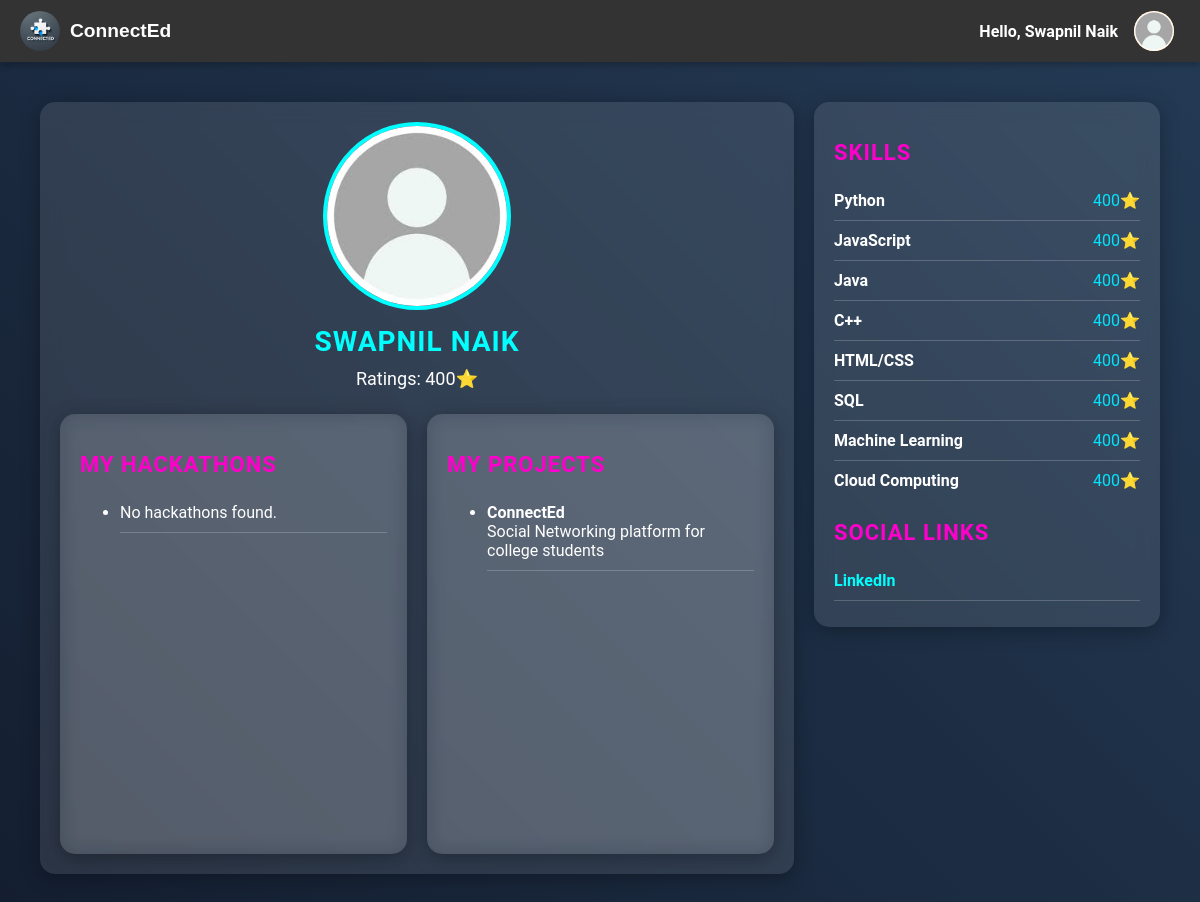
Page /profile/Swapnil Naik on the committed database.
### tables this page shows
CREATE TABLE user_info (
                    user_id INTEGER PRIMARY KEY AUTOINCREMENT,
                    username TEXT NOT NULL UNIQUE,
                    password TEXT NOT NULL,
                    email TEXT NOT NULL UNIQUE,
                    achievements TEXT,
                    social_links TEXT,
                    rating INTEGER
                );

CREATE TABLE project_info (
                    project_id INTEGER PRIMARY KEY AUTOINCREMENT,
                    name TEXT NOT NULL,
                    description TEXT,
                    project_head INTEGER REFERENCES user_info (user_id)
                );

CREATE TABLE user_skills (
                    user_skill_id INTEGER PRIMARY KEY AUTOINCREMENT,
                    user_id INTEGER,
                    skill TEXT NOT NULL,
                    rating INTEGER,
                    FOREIGN KEY (user_id) REFERENCES user_info (user_id)
                );

### main.py (the view)
@app.route('/profile/<string:username>')
def profile(username):
    try:
        conn = sqlite3.connect(DB_NAME)
        cursor = conn.cursor()
        cursor.execute('SELECT user_id, rating FROM user_info WHERE username = ?', (username,))
        user_result = cursor.fetchone()
        if user_result:
            user_id, rating = user_result
            cursor.execute('SELECT skill, rating FROM user_skills WHERE user_id = ?', (user_id,))
            skills = [{"skill": skill[0], "rating": skill[1]} for skill in cursor.fetchall()]
            cursor.execute('SELECT name, description FROM project_info WHERE project_head = ?', (user_id,))
            projects = [{"name": project[0], "description": project[1]} for project in cursor.fetchall()]
            cursor.execute('''
                SELECT h.name, h.description, h.start_date, h.end_date
                FROM hackathon_info h
                JOIN teams t ON h.hackathon_id = t.hackathon_id
                JOIN team_members tm ON t.team_id = tm.team_id
                WHERE tm.user_id = ?
            ''', (user_id,))
            hackathons = [{
                "name": hackathon[0],
                "description": hackathon[1],
                "start_date": hackathon[2],
                "end_date": hackathon[3]
            } for hackathon in cursor.fetchall()]
            conn.close()
            return render_template(
                'profile.html',
                username=username,
                rating=rating,
                skills=skills,  # Pass skills as a list of dictionaries
                projects=projects,
                hackathons=hackathons
            )
        else:
            conn.close()
            flash("User not found!")
            return redirect(url_for('login'))
    except sqlite3.OperationalError as e:
        conn.close()
        flash(f"Database error: {str(e)}")
        return redirect(url_for('login'))
    except Exception as e:
        conn.close()
        flash(f"An unexpected error occurred: {str(e)}")
        return redirect(url_for('login'))

### templates/profile.html (shortened to what this page needs)
<!DOCTYPE html>
<html lang="en">
<head>
    <link rel="stylesheet" href="{{ url_for('static', filename='css/page.css') }}" />
</head>
<body>
    <div class="title-bar">
        <div class="left">
            <img src="{{ url_for('static', filename='images/symbol.webp') }}" alt="Symbol" class="symbol">
            <button class="title-btn" onclick="window.location.href='/home/{{ username }}'">ConnectEd</button>
        </div>
        <div class="right">
            <span class="username">Hello, {{ username }}</span>
            <button class="profile-btn" onclick="window.location.href='/profile/{{ username }}'">
                <div class="profile-circle"><img src="{{ url_for('static', filename='images/profile.jpeg') }}"
                        alt="Symbol" class="symbol"></div>
            </button>
        </div>
    </div>
    <div class="container">
        <div class="left-section">
            <div class="profile-pic">
                <img src="{{ url_for('static', filename='images/profile.jpeg') }}" alt="Profile Picture" />
            </div>
            <h1 class="name">{{ username }}</h1>
            <div class="ratings">Ratings: {{ rating }}⭐</div>
            <div class="hackathon-projects-container">
                <div class="section-box my-hackathons">
                    <h2>My Hackathons</h2>
                    <ul>
                        {% if hackathons %}
                        {% for hackathon in hackathons %}
                        <li>
                            <strong>{{ hackathon.name }}</strong><br>
                            {{ hackathon.description }}<br>
                            <small>Start: {{ hackathon.start_date }} | End: {{ hackathon.end_date }}</small>
                        </li>
                        {% endfor %}
                        {% else %}
                        <li>No hackathons found.</li>
                        {% endif %}
                    </ul>
                </div>
                <div class="section-box my-projects">
                    <h2>My Projects</h2>
                    <ul>
                        {% if projects %}
                        {% for project in projects %}
                        <li>
                            <strong>{{ project.name }}</strong><br>
                            {{ project.description }}
                        </li>
                        {% endfor %}
                        {% else %}
                        <li>No projects found.</li>
                        {% endif %}
                    </ul>
                </div>
            </div>
        </div>
        <div class="right-section">
            <div class="scrollable-section">
                <div class="section">
                    <h2>Skills</h2>
                    <ul class="skills-list">
                        {% if skills %}
                        {% for skill in skills %}
                        <li class="skill-item">
                            <span class="skill-name">{{ skill.skill }}</span>
                            <span class="skill-rating">{{ skill.rating }}⭐</span>
                        </li>
                        {% endfor %}
                        {% else %}
                        <li>No skills found.</li>
                        {% endif %}
                    </ul>
                </div>
                <div class="section">
                    <h2>Social Links</h2>
                    <ul>
                        <li><a href="#">LinkedIn</a></li>
                        <li><a href="#">GitHub</a></li>
                    </ul>
                </div>
            </div>
        </div>
    </div>
</body>
</html>

### static/css/page.css (style rules this page uses)
body { font-family: 'Roboto', sans-serif; margin: 0; padding: 0; box-sizing: border-box; background: linear-gradient(45deg, #141e30, #243b55); color: #fff; }
.container { display: flex; justify-content: space-between; padding: 40px; max-width: 1200px; margin: 0 auto; gap: 20px; }
.left-section, .right-section { padding: 20px; background: rgba(255, 255, 255, 0.1); border-radius: 15px; box-shadow: 0 4px 20px rgba(0, 0, 0, 0.3); backdrop-filter: blur(10px); }
.left-section { width: 70%; height: 100%; }
.right-section { width: 30%; height: 100%; }
.profile-pic img { width: 180px; height: 180px; border-radius: 50%; border: 4px solid #00ffff; display: block; margin: 0 auto 15px; transition: all 0.3s ease; }
.name { text-align: center; margin: 10px 0; font-size: 28px; font-weight: bold; color: #00ffff; text-transform: uppercase; letter-spacing: 1px; }
.ratings { text-align: center; margin-bottom: 25px; font-size: 18px; }
.hackathon-projects-container { display: flex; justify-content: space-between; margin-top: 20px; gap: 20px; }
.section-box { padding: 20px; background: rgba(255, 255, 255, 0.1); border-radius: 15px; box-shadow: 0 4px 20px rgba(0, 0, 0, 0.3); backdrop-filter: blur(10px); flex-grow: 1; height: 400px; overflow-y: auto; }
.my-hackathons { width: 48%; }
.my-projects { width: 48%; }
.section-box ul li { padding: 10px 0; border-bottom: 1px solid rgba(255, 255, 255, 0.2); transition: background 0.3s ease; }
.scrollable-section { max-height: 485px; overflow-y: auto; }
.section { margin-bottom: 20px; }
.section-box h2, .section h2 { font-size: 22px; margin-bottom: 15px; color: #ff00cc; text-transform: uppercase; letter-spacing: 1px; }
.section ul { list-style: none; padding: 0; }
.section ul li { padding: 10px 0; border-bottom: 1px solid rgba(255, 255, 255, 0.2); transition: background 0.3s ease; }
.section ul li:last-child { border-bottom: none; }
.section a { text-decoration: none; color: #00ffff; font-weight: bold; }
.title-bar { display: flex; justify-content: space-between; align-items: center; background-color: #333333; color: white; padding: 10px 20px; box-shadow: 0 4px 6px rgba(0, 0, 0, 0.2); }
.title-bar .left { display: flex; align-items: center; }
.title-bar .symbol { width: 40px; height: 40px; margin-right: 10px; border-radius: 50%; }
.title-bar .right { display: flex; align-items: center; }
.title-bar .profile-btn { background: none; border: none; cursor: pointer; }
.title-bar .profile-circle { width: 40px; height: 40px; background-color: #ff9800; border-radius: 50%; background-image: url('profile-pic.jpg'); background-size: cover; background-position: center; transition: transform 0.3s ease; }
.title-bar .username { font-size: 16px; color: white; font-weight: bold; margin-right: 10px; }
.title-btn { background: none; border: none; font-size: 1.2rem; font-weight: bold; cursor: pointer; color: inherit; padding: 0; margin: 0; text-decoration: none; }
.skills-list { list-style-type: none; padding: 0; }
.skill-item { display: flex; justify-content: space-between; padding: 8px 0; border-bottom: 1px solid #00e5ff; }
.skill-name { font-weight: bold; }
.skill-rating { color: #00e5ff; }

### rows in the picture
user_info: username "Swapnil Naik", username "SWAPNIL NAIK", rating "400"
project_info: name "ConnectEd", description "Social Networking platform for college students"
user_skills: skill "Python", rating "400"
user_skills: skill "JavaScript", rating "400"
user_skills: skill "Java", rating "400"
user_skills: skill "C++", rating "400"
user_skills: skill "HTML/CSS", rating "400"
user_skills: skill "SQL", rating "400"
user_skills: skill "Machine Learning", rating "400"
user_skills: skill "Cloud Computing", rating "400"
